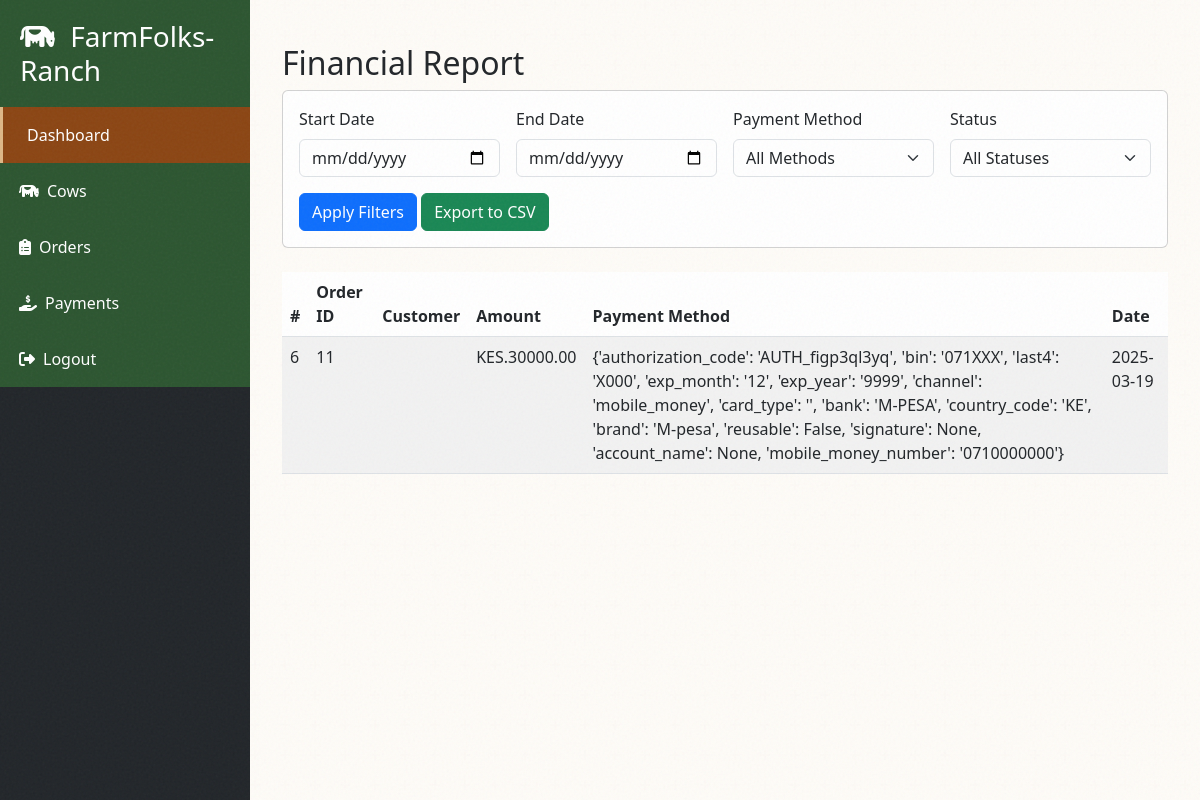
Before: /reports/financial-report/ with the older database file.
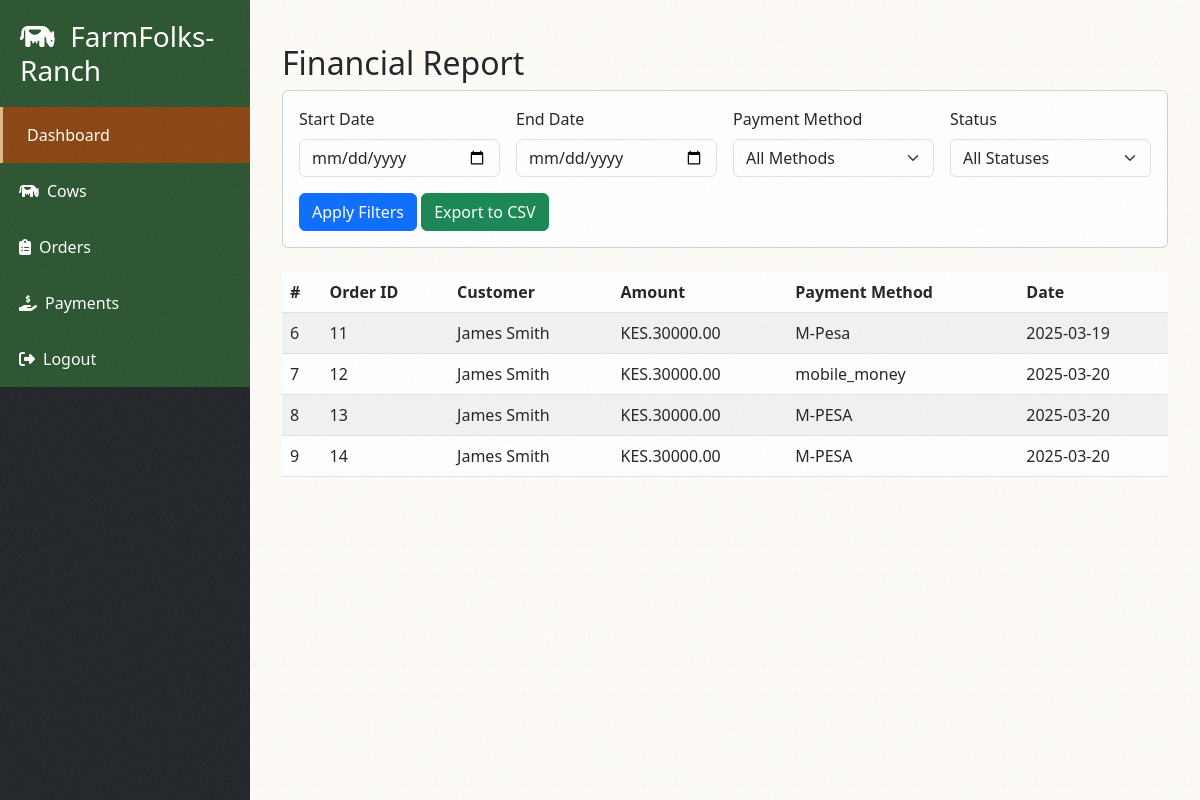
After: the same page with the newer database file.
### payments/models.py (models this page shows, shortened)
class Payment(AbstractBaseModel):
    order = models.ForeignKey("orders.Order", on_delete=models.CASCADE)
    amount = models.DecimalField(max_digits=10, decimal_places=2)
    payment_method = models.CharField(max_length=255)

### orders/models.py (models this page shows, shortened)
class Order(AbstractBaseModel):
    user = models.ForeignKey("users.User", on_delete=models.CASCADE)
    total_cost = models.DecimalField(max_digits=100, decimal_places=2)
    amount_paid = models.DecimalField(max_digits=100, decimal_places=2, default=0)
    status = models.CharField(max_length=255, choices=STATUS_CHOICES)
    receiver = models.ForeignKey("users.User", on_delete=models.CASCADE, related_name='ordersreceiver', null=True, blank=True)
    payment_reference = models.CharField(max_length=255, null=True, blank=True)
    payment_method = models.CharField(max_length=255, null=True, blank=True)
    payment_url = models.URLField(null=True, blank=True)

### users/models.py (models this page shows, shortened)
class User(AbstractBaseModel, AbstractUser):
    role = models.CharField(max_length=20, default="Customer")
    gender = models.CharField(max_length=10, null=True, blank=True)
    phone_number = models.CharField(max_length=10, null=True, blank=True)
    address = models.TextField(null=True, blank=True)
    city = models.CharField(max_length=100, null=True, blank=True)
    county = models.CharField(max_length=100, null=True, blank=True)
    country = models.CharField(max_length=100, null=True, blank=True)
    profile_picture = models.ImageField(upload_to="profile_pictures/", null=True, blank=True)

### reports/views.py (the view, shortened to what this page needs)
# urls.py: path('financial-report/', financial_report, name='financial-report'),
def financial_report(request):
    payments = Payment.objects.all()
    start_date = request.GET.get('start_date')
    end_date = request.GET.get('end_date')
    payment_method = request.GET.get('payment_method')
    status = request.GET.get('status')
    if start_date:
        start_date = datetime.strptime(start_date, '%Y-%m-%d')
        payments = payments.filter(created_at__date__gte=start_date)
    if end_date:
        end_date = datetime.strptime(end_date, '%Y-%m-%d')
        payments = payments.filter(created_at__date__lte=end_date)
    if payment_method:
        payments = payments.filter(payment_method=payment_method)
    if status:
        payments = payments.filter(status=status)
    payment_types = Payment.objects.values_list('payment_method', flat=True).distinct()
    payment_statuses = ["Completed", "Pending", "Failed", "Refunded"]
    context = {
        'payments': payments,
        'payment_types': payment_types,
        'payment_statuses': payment_statuses,
        'start_date': start_date,
        'end_date': end_date,
        'selected_payment_method': payment_method,
        'selected_status': status,
    }
    return render(request, 'reports/payments.html', context)

### templates/reports/payments.html (shortened to what this page needs)
{% extends 'dashboard_base.html' %}
{% block content %}
<div class="container mt-4">
    <h2>Financial Report</h2>
    <div class="card mb-4">
        <div class="card-body">
            <form method="get" class="row g-3">
                <div class="col-md-3">
                    <label for="start_date" class="form-label">Start Date</label>
                    <input type="date" class="form-control" id="start_date" name="start_date"
                           max="{{ today|date:'Y-m-d' }}"
                           value="{% if start_date %}{{ start_date|date:'Y-m-d' }}{% endif %}">
                </div>
                <div class="col-md-3">
                    <label for="end_date" class="form-label">End Date</label>
                    <input type="date" class="form-control" id="end_date" name="end_date"
                           max="{{ today|date:'Y-m-d' }}"
                           value="{% if end_date %}{{ end_date|date:'Y-m-d' }}{% endif %}">
                </div>
                <div class="col-md-3">
                    <label for="payment_method" class="form-label">Payment Method</label>
                    <select class="form-select" id="payment_method" name="payment_method">
                        <option value="">All Methods</option>
                    </select>
                </div>
                <div class="col-md-3">
                    <label for="status" class="form-label">Status</label>
                    <select class="form-select" id="status" name="status">
                        <option value="">All Statuses</option>
                    </select>
                </div>
                <div class="col-12">
                    <button type="submit" class="btn btn-primary">Apply Filters</button>
                    <button type="submit" name="export" value="csv" class="btn btn-success">
                        Export to CSV
                    </button>
                </div>
            </form>
        </div>
    </div>
    <div class="table-responsive">
        <table class="table table-striped">
            <thead>
                <tr>
                    <th>#</th>
                    <th>Order ID</th>
                    <th>Customer</th>
                    <th>Amount</th>
                    <th>Payment Method</th>
                    <th>Date</th>
                </tr>
            </thead>
            <tbody>
                {% for payment in payments %}
                <tr>
                    <td>{{ payment.id }}</td>
                    <td>{{ payment.order.id|default:'N/A' }}</td>
                    <td>{{ payment.order.user.first_name }} {{ payment.order.user.last_name }}</td>
                    <td>KES.{{ payment.amount }}</td>
                    <td>{{ payment.payment_method }}</td>
                    <td>{{ payment.created_at|date:"Y-m-d" }}</td>
                </tr>
                {% empty %}
                <tr>
                    <td colspan="7" class="text-center">No payments found</td>
                </tr>
                {% endfor %}
            </tbody>
        </table>
    </div>
</div>
{% endblock %}

Changed rows visible on the page:
changed Payment id 6: order.user.first_name (not shown) → "James"; order.user.last_name (not shown) → "Smith"; payment_method "{'authorization_code': 'AUTH_figp3ql3yq', 'bin': '071XXX', 'last4': 'X000', 'exp_month': '12', 'exp_year': '9999', 'channel': 'mobile_money', 'card_type': '', 'bank': 'M-PESA', 'country_code': 'KE', 'brand': 'M-pesa', 'reusable': False, 'signature': None, 'account_name': None, 'mobile_money_number': '0710000000'}" → "M-Pesa"
added Payment: id "7", order.id "12", order.user.first_name "James", order.user.last_name "Smith", amount "30000.00", payment_method "mobile_money", created_at "2025-03-20"
added Payment: id "8", order.id "13", order.user.first_name "James", order.user.last_name "Smith", amount "30000.00", payment_method "M-PESA", created_at "2025-03-20"
added Payment: id "9", order.id "14", order.user.first_name "James", order.user.last_name "Smith", amount "30000.00", payment_method "M-PESA", created_at "2025-03-20"
